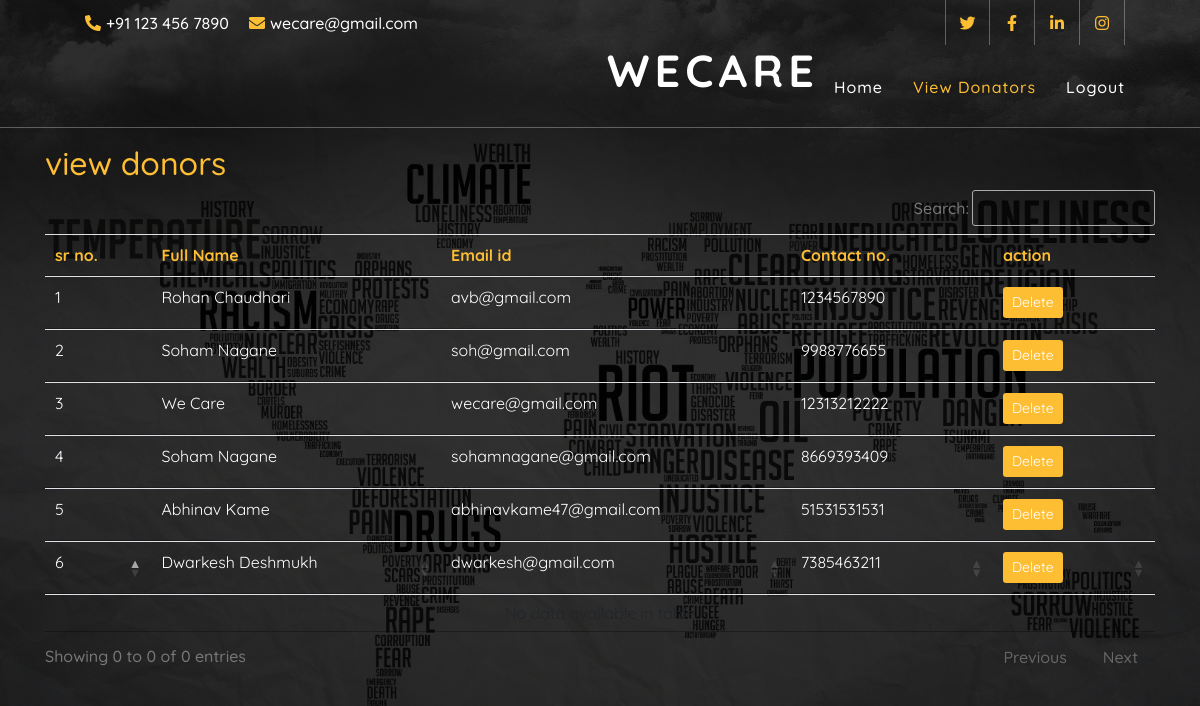
The app's page /view_users (signed in) with its own data.
### notes/models.py (models this page shows, shortened)
class Signup(models.Model):
    user = models.ForeignKey(User,on_delete=models.CASCADE)
    contact = models.CharField(max_length=10,null=True)

### notes/views.py (the view)
# urls.py: path('view_users',VIEWUSERS,name="view_users"),
def VIEWUSERS(request):
    if not request.user.is_authenticated:
        return redirect('admin-login')
    user = Signup.objects.all()
    d = {'user':user}
    return render(request,'view_users.html',d)

### notes/templates/view_users.html (shortened to what this page needs)
{% load static %}
{% block body %}
<link rel="stylesheet" type="text/css" href="https://cdn.datatables.net/1.10.22/css/jquery.dataTables.min.css">
<link rel="stylesheet" type="text/css" href="https://cdn.datatables.net/buttons/1.6.4/css/buttons.dataTables.min.css">
<!DOCTYPE html>
<html>
<head>
	<link rel="stylesheet" type="text/css" href="https://cdn.datatables.net/1.10.22/css/jquery.dataTables.min.css">
    <link rel="stylesheet" type="text/css" href="https://cdn.datatables.net/buttons/1.6.4/css/buttons.dataTables.min.css">
	<link href="https://stackpath.bootstrapcdn.com/bootstrap/4.4.1/css/bootstrap.min.css" rel="stylesheet">
	<link href="https://cdnjs.cloudflare.com/ajax/libs/font-awesome/5.10.0/css/all.min.css" rel="stylesheet">
	<link href="{% static 'lib/flaticon/font/flaticon.css' % }" rel="stylesheet">
	<link href="{% static 'lib/animate/animate.min.css' %}" rel="stylesheet">
	<link href="{% static 'lib/owlcarousel/assets/owl.carousel.min.css' % }" rel="stylesheet">
	<link href="{% static 'css/style.css' %}" rel="stylesheet">
</head>
<body>
	 <div class="top-bar d-none d-md-block">
		<div class="container-fluid">
			<div class="row">
				<div class="col-md-8">
					<div class="top-bar-left">
						<div class="text">
							<i class="fa fa-phone-alt"></i>
							<p>+91 123 456 7890</p>
						</div>
						<div class="text">
							<i class="fa fa-envelope"></i>
							<p>wecare@gmail.com</p>
						</div>
					</div>
				</div>
				<div class="col-md-4">
					<div class="top-bar-right">
						<div class="social">
							<a href=""><i class="fab fa-twitter"></i></a>
							<a href=""><i class="fab fa-facebook-f"></i></a>
							<a href=""><i class="fab fa-linkedin-in"></i></a>
							<a href=""><i class="fab fa-instagram"></i></a>
						</div>
					</div>
				</div>
			</div>
		</div>
	</div>
		<nav class="navbar navbar-expand-lg bg-dark navbar-dark"
		 style="background-color: lightgrey;">
		 <div class="collapse navbar-collapse justify-content-between" id="navbarCollapse">
			<div class="navbar-nav ml-auto">
				<a class="navbar-brand">WeCare</a>
			<ul class="navbar-nav">
				<li class="nav-item">
				<a class="nav-link"  href="{% url 'admin_home' %}">Home</a>
			</li>
			  <li class="nav-item ">
				<a class="nav-link active" href="{% url 'view_users' %}">View Donators</a>
			  <li class="nav-item">
				<a class="nav-link" href="{% url 'admin_logout' %}">Logout</a>
			  </li>
			</ul>
		</div>
		  </nav>
		<br></br>
		<br></br>
		<br></br>
	<div class="container">
		<h2 style="font-family: 'Quicksand';color: #fdbe33;">view donors</h2>
		<table class="table table=border" id="example" >
			<thead>
				<tr style="font-family: 'Quicksand';color: #fdbe33;">
					<th>sr no.</th>
					<th>Full Name</th>
					<th>Email id</th>
					<th>Contact no.</th>
					<th>action</th>
				</tr>
				{% for i in user %}
				<tr style="font-family: 'Quicksand';color: #ffff;">
					<td>{{forloop.counter}}</td>
					<td style="text-transform: capitalize;">{{i.user.first_name}} {{i.user.last_name}}</td>
					<td>{{i.user.username}}</td>
					<td>{{i.contact}}</td>
					<td><a href="{% url 'delete_users' i.user.id %}" class="btn btn btn-sm" style="font-family: 'Quicksand';background-color:#fdbe33;color:#ffffff" onclick="return confirm('are you sure?')">Delete </a></td>
				</tr>
				{% endfor %}
			</thead>
		</table>
	</div>
</body>
</html>
{% endblock %}

### notes/static/css/style.css (style rules this page uses)
body { color: #777777; font-weight: 500; background: #ffffff; font-family: 'Quicksand', sans-serif; }
h1, h2, h3, h4, h5, h6 { color: #4a4c70; }
a { color: #4a4c70; transition: .3s; }
.container-fluid { max-width: 1366px; }
.top-bar { position: absolute; height: 45px; width: 100%; top: 0; left: 0; z-index: 3; border-bottom: 1px solid #4a4c70(255, 255, 255, .3); }
.top-bar .top-bar-left { display: flex; align-items: center; justify-content: flex-start; }
.top-bar .top-bar-right { display: flex; align-items: center; justify-content: flex-end; }
.top-bar .text { display: flex; align-items: center; justify-content: center; flex-direction: row; height: 45px; padding: 0 10px; text-align: center; border-left: 1px solid #4a4c70(255, 255, 255, .3); }
.top-bar .text:last-child { border-right: 1px solid #4a4c70(255, 255, 255, .3); }
.top-bar .text i { font-size: 16px; color: #FDBE33; margin-right: 5px; }
.top-bar .text p { color: #ffffff; font-size: 16px; font-weight: 500; margin: 0; }
.top-bar .social { display: flex; height: 45px; font-size: 0; justify-content: flex-end; }
.top-bar .social a { display: flex; align-items: center; justify-content: center; width: 45px; height: 100%; font-size: 16px; color: #FDBE33; border-right: 1px solid rgba(255, 255, 255, .3); }
.top-bar .social a:first-child { border-left: 1px solid rgba(255, 255, 255, .3); }
@media (min-width: 992px) { .top-bar { padding: 0 60px; } }
.navbar { position: relative; transition: .5s; z-index: 999; }
.navbar .navbar-brand { margin: 0; color: #ffffff; font-size: 45px; line-height: 0px; font-weight: 700; letter-spacing: 5px; text-transform: uppercase; }
.navbar-dark .navbar-nav .nav-link, .navbar-dark .navbar-nav .nav-link:focus, .navbar-dark .navbar-nav .nav-link:hover, .navbar-dark .navbar-nav .nav-link.active { padding: 10px 15px 8px 15px; color: #ffffff; }
.navbar-dark .navbar-nav .nav-link:hover, .navbar-dark .navbar-nav .nav-link.active { color: #FDBE33; transition: none; }
@media (min-width: 992px) { .navbar { position: absolute; width: 100%; top: 45px; padding: 20px 60px; background: transparent !important; border-bottom: 1px solid rgba(255, 255, 255, .3); z-index: 9; } }
@media (min-width: 992px) { .navbar a.nav-link { padding: 8px 15px; font-size: 16px; letter-spacing: 1px; } }

### records on screen
Signup: user.first_name "Rohan", user.last_name "Chaudhari", user.username "avb@gmail.com", contact "1234567890"
Signup: user.first_name "Soham", user.last_name "Nagane", user.username "soh@gmail.com", contact "9988776655"
Signup: user.first_name "We", user.last_name "Care", user.username "wecare@gmail.com", contact "12313212222"
Signup: user.first_name "Soham", user.last_name "Nagane", user.username "sohamnagane@gmail.com", contact "8669393409"
Signup: user.first_name "Abhinav", user.last_name "Kame", user.username "abhinavkame47@gmail.com", contact "51531531531"
Signup: user.first_name "Dwarkesh", user.last_name "Deshmukh", user.username "dwarkesh@gmail.com", contact "7385463211"
